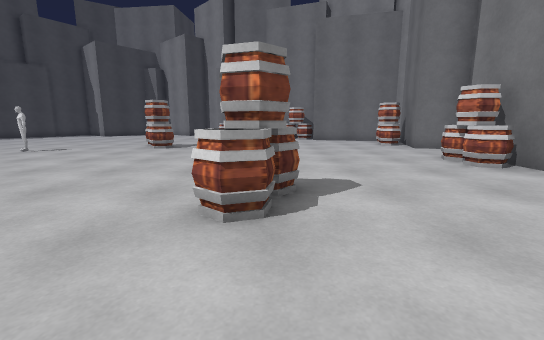
[1] (above)

16 first-person views from a walk through a 3-D level made in the Unity game engine. The camera is 1.2 m above the floor, tilts 10° down and sees 90° across. The floor is counted in squares, 1 m on a side. Each view is taken from the middle of a square. On the plan, view 1 faces up. The plan holds only what a view shows up to about 13 squares ahead; the rest is blank. The place goes on beyond the plan. The player is left out.

[2]
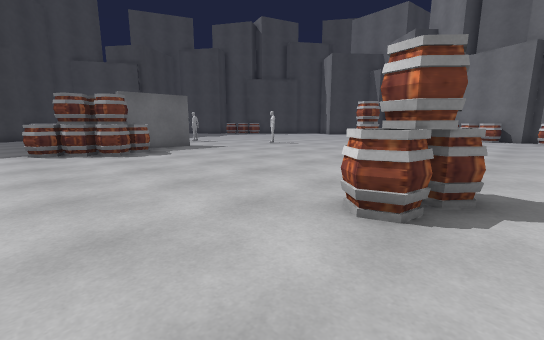

[3]
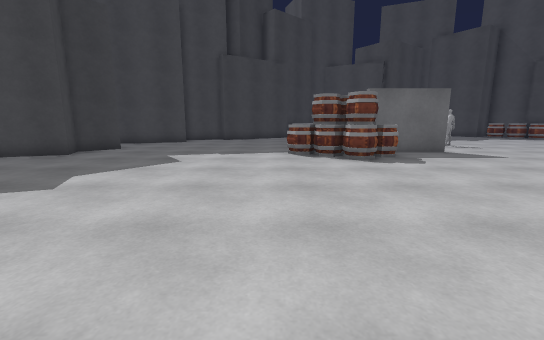

[4]
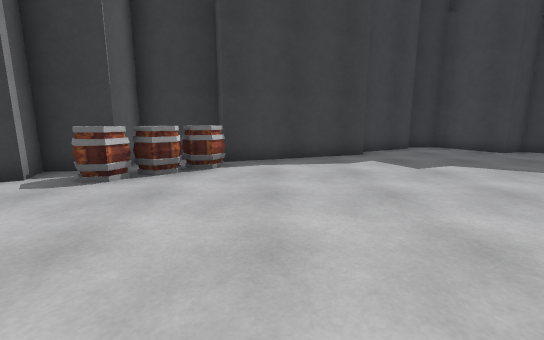

[5]
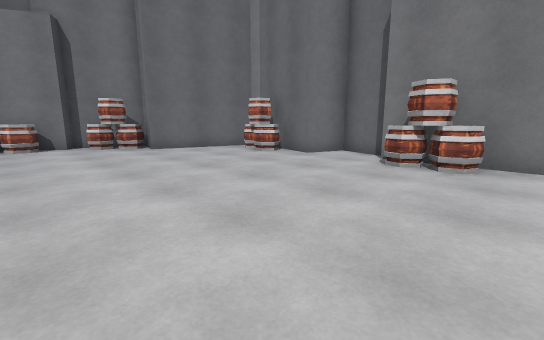

[6]
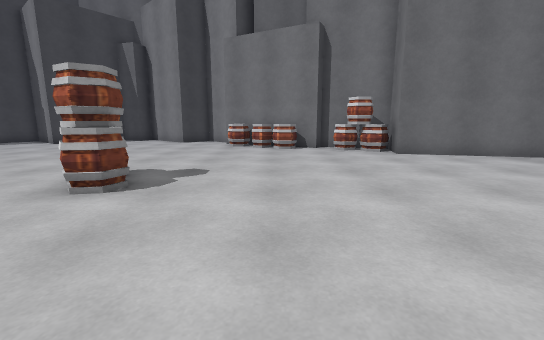

[7]
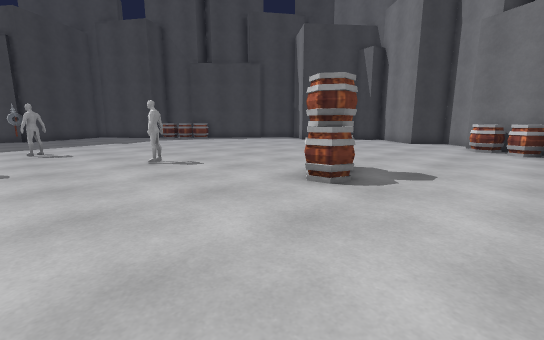

[8]
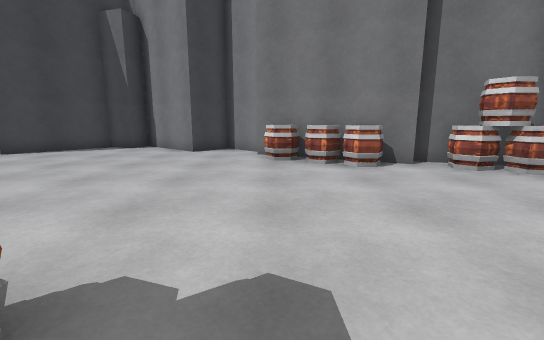

[9]
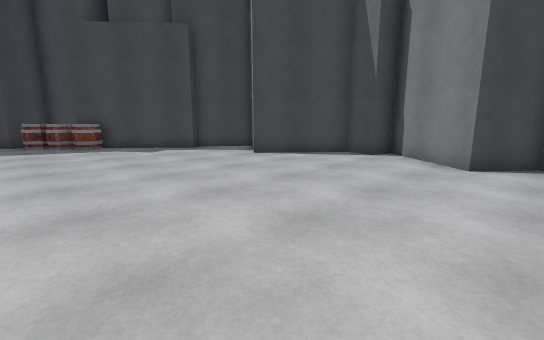

[10]
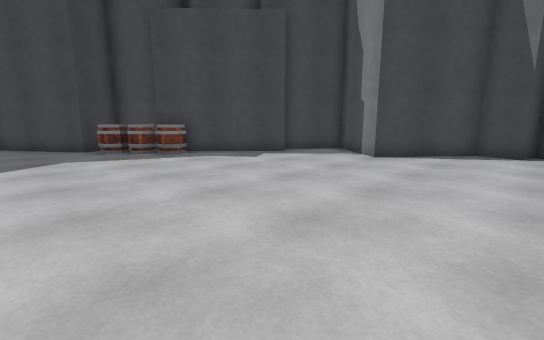

[11]
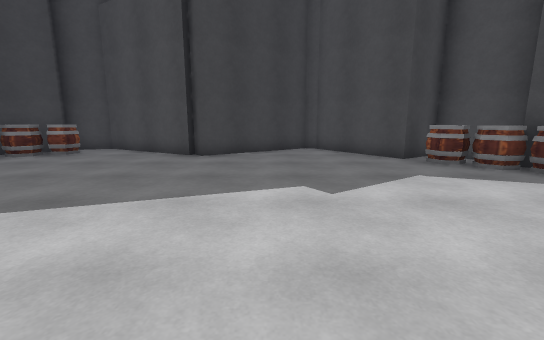

[12]
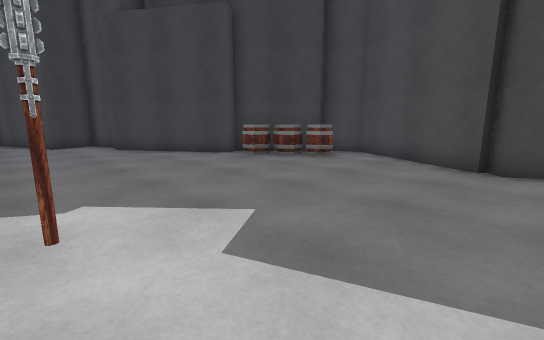

[13]
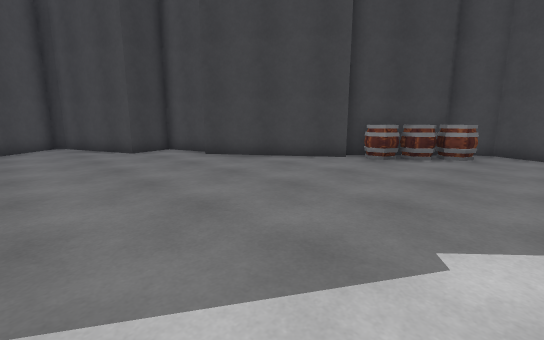

[14]
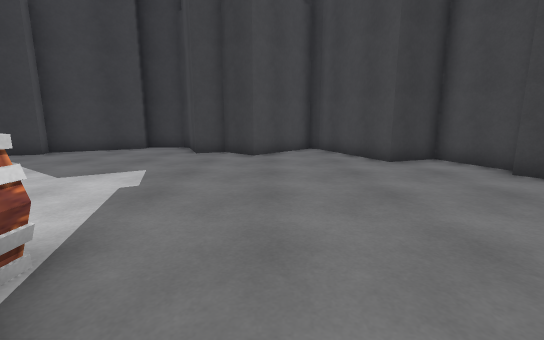

[15]
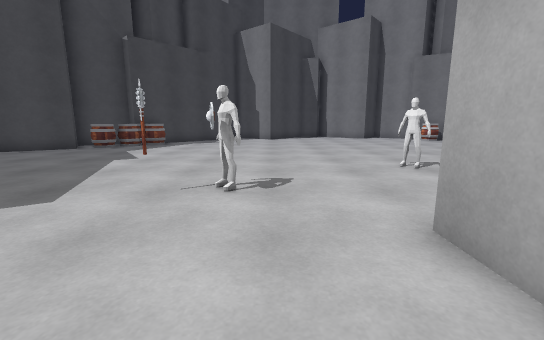

[16]
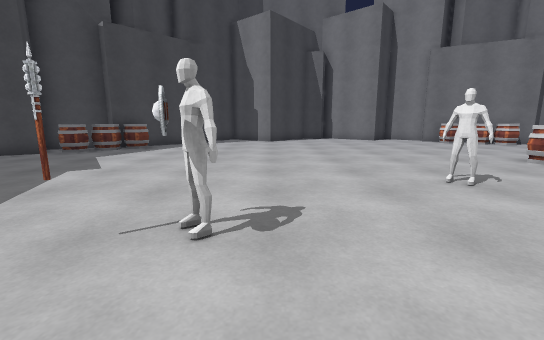

### Floor plan
Key: @ floor where view 1 was taken; # wall or solid block; . floor; B barrel; O other object.
Columns run from 26 left of view 1 to 8 right of it. Each row starts with its distance up from view 1.
 26              ###### #
 25         #### #....#####
 24         #..###........#
 23         #.............###
 22        ##.............OO###
 21       ##...............OOO####
 20      ##..................O.OO#
 19    ###O.....................O#
 18   ##OOO......................#####
 17   ##O............................#
 16  ###............................O
 15 ##..............................OO
 14 #...................OO..........O#
 13 #...................OO...........##
 12 #...............O.................#
 11 ##..............O.................#
 10  ##..............................##
  9  ##.......OO....................O#
  8  #.........O....................O#
  7 ##..............................O#
  6 #.............#..................#
  5 #.............#.......... O.....
  4 #OO...........#OO........OO....
  3 ##OO.........OOOO........OO....
  2  ##O.........OOO..............
  1   ###.........BB.............
  0     #.....................@..
 -1     ##.......................
 -2      ##.....................O.
 -3       #....................OO##
 -4       #...................O ###
 -5       #..................#O.#
 -6       ####.............######
 -7          #...#.......###
 -8          #..####....##
 -9          ####  #..###
-10           #    ####

Where each view was taken, in squares from view 1:
view 1: 0 up, 0 right, facing up
view 2: 0 up, 1 right, facing up-left
view 3: 0 up, 1 left, facing left
view 4: 3 up, 2 left, facing down
view 5: 6 up, 2 left, facing up-right
view 6: 8 up, 2 left, facing up
view 7: 8 up, 2 left, facing up-left
view 8: 13 up, 4 left, facing up
view 9: 16 up, 6 left, facing up-left
view 10: 14 up, 10 left, facing up-left
view 11: 12 up, 14 left, facing left
view 12: 10 up, 16 left, facing down-left
view 13: 6 up, 14 left, facing down-left
view 14: 3 up, 14 left, facing down
view 15: 4 up, 14 left, facing up
view 16: 6 up, 14 left, facing up
